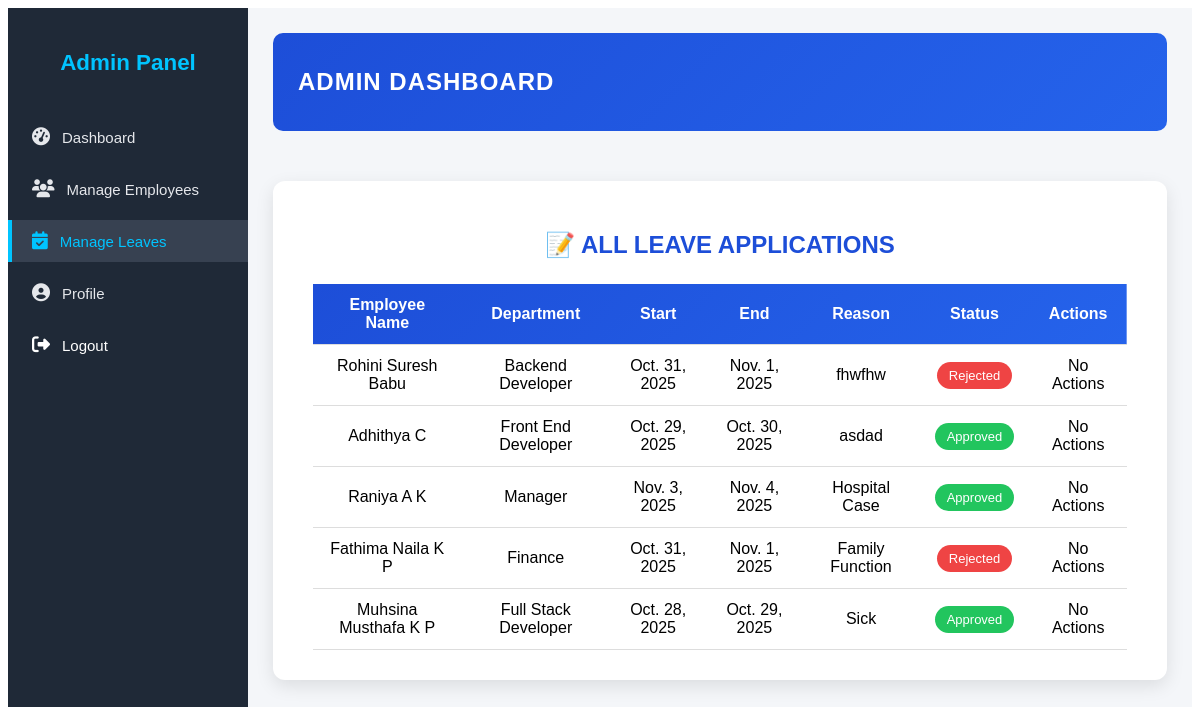
The page /admin_leave_list/ (signed in) on the database as committed earlier.
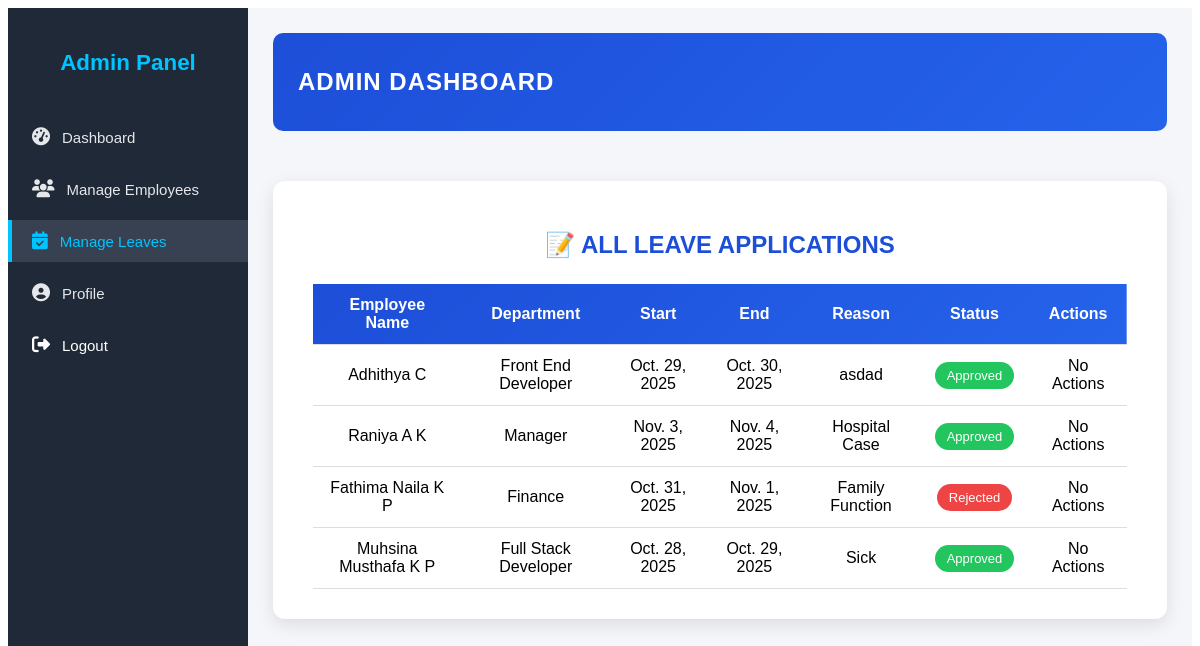
The same page on the database as committed later.
### elms/models.py (models this page shows, shortened)
class Leave(models.Model):
    STATUS_CHOICES = [
        ('Pending', 'Pending'),
        ('Approved', 'Approved'),
        ('Rejected', 'Rejected'),
    ]
    employee = models.ForeignKey(Profile, on_delete=models.CASCADE)
    start_date = models.DateField()
    end_date = models.DateField()
    reason = models.TextField()
    status = models.CharField(max_length=10, choices=STATUS_CHOICES, default='Pending')

class Profile(models.Model):
    full_name = models.CharField(max_length=100)
    emp_id = models.CharField(max_length=20, unique=True)
    department = models.CharField(max_length=50)
    user = models.OneToOneField(User, on_delete=models.CASCADE)

### elms/views.py (the view, shortened to what this page needs)
# urls.py: path('admin_leave_list/', views.admin_leave_list, name='admin_leave_list'),
@login_required
@user_passes_test(is_admin)
def admin_leave_list(request):
    leaves = Leave.objects.select_related('employee', 'employee__user').all().order_by('-id')
    return render(request, 'admin/admin_leave_list.html', {'leaves': leaves})

### elms/views.py (called while the page is built)
def is_admin(user):
    return user.is_staff

### elms/templates/admin/admin_leave_list.html (shortened to what this page needs)
{% extends 'admin_base.html' %}
{% load static %}
{% block content %}
<div class="leave-list-container">
  <div class="leave-header">
    <h2>📝 All Leave Applications</h2>
  </div>
  <div class="leave-table-wrapper">
    <table class="leave-table">
      <thead>
        <tr>
          <th>Employee Name</th>
          <th>Department</th>
          <th>Start</th>
          <th>End</th>
          <th>Reason</th>
          <th>Status</th>
          <th>Actions</th>
        </tr>
      </thead>
      <tbody>
        {% for leave in leaves %}
        <tr>
          <td>{{ leave.employee.full_name }}</td>
          <td>{{ leave.employee.department }}</td>
          <td>{{ leave.start_date }}</td>
          <td>{{ leave.end_date }}</td>
          <td>{{ leave.reason }}</td>
          <td>
            {% if leave.status == 'Approved' %}
              <span class="status-badge approved">Approved</span>
            {% elif leave.status == 'Rejected' %}
              <span class="status-badge rejected">Rejected</span>
            {% else %}
              <span class="status-badge pending">Pending</span>
            {% endif %}
          </td>
          <td>
            {% if leave.status == 'Pending' %}
            <form method="post" class="action-form">
              {% csrf_token %}
              <input type="hidden" name="leave_id" value="{{ leave.id }}">
              <button name="action" value="approve" class="btn-approve">Approve</button>
              <button name="action" value="reject" class="btn-reject">Reject</button>
            </form>
            {% else %}
            <span class="text-muted">No Actions</span>
            {% endif %}
          </td>
        </tr>
        {% empty %}
        <tr>
          <td colspan="7" class="no-data">No leave applications found.</td>
        </tr>
        {% endfor %}
      </tbody>
    </table>
  </div>
{% endblock %}

Rows that differ between the two databases and show on the page:
removed Leave: employee.full_name "Rohini Suresh Babu", employee.department "Backend Developer", start_date "Oct. 31, 2025", end_date "Nov. 1, 2025", reason "fhwfhw", status "Rejected"
